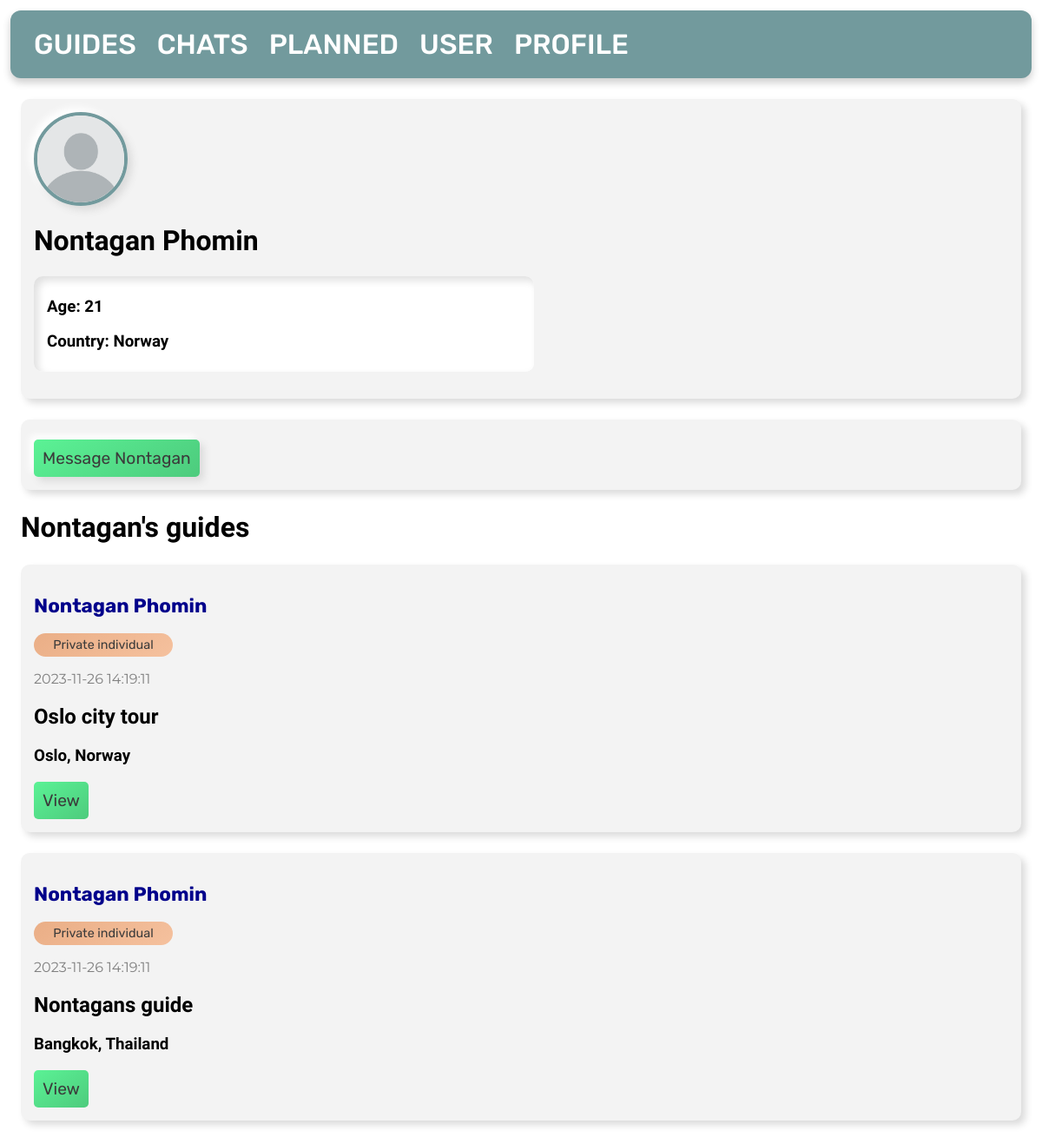
Before: /6/2/profile/ with the older database file.
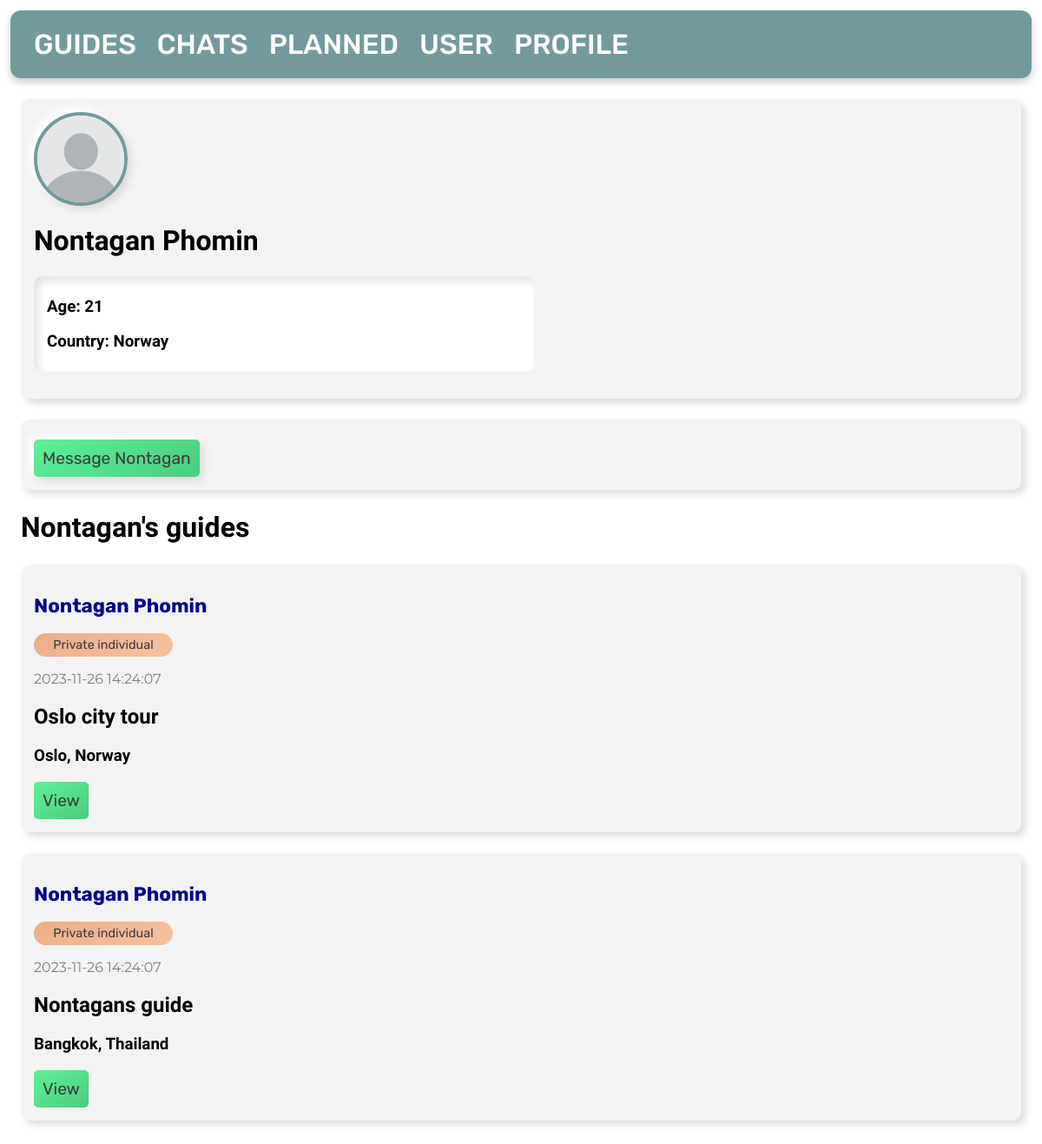
After: the same page with the newer database file.
### tables this page shows
CREATE TABLE posts
(
    id       INTEGER PRIMARY KEY AUTOINCREMENT,
    byUser   INTEGER,
    created  TIMESTAMP NOT NULL DEFAULT CURRENT_TIMESTAMP,
    title    TEXT      NOT NULL,
    content  TEXT      NOT NULL,
    country  TEXT      NOT NULL,
    city     TEXT      NOT NULL,
    language TEXT,
    price    INTEGER   NOT NULL,
    type     TEXT,
    FOREIGN KEY (byUser) REFERENCES user (id)
);

CREATE TABLE user
(
    id        INTEGER PRIMARY KEY AUTOINCREMENT,
    firstname TEXT NOT NULL,
    lastname  TEXT NOT NULL,
    age       INTEGER,
    country   TEXT
);

### app.py (the view)
@app.route('/<int:id>/<int:u>/profile/', methods=('GET', 'POST'))
def viewProfile(id, u):
    db = get_db_connection()
    global user_id
    user = db.execute('SELECT * FROM posts, user WHERE posts.id = ? AND user.id = posts.byUser OR user.id = ?',
                      (id, u,)).fetchone()
    posts = db.execute('SELECT * FROM posts, user WHERE user.id = ? AND posts.byUser = user.id ORDER BY posts.id DESC',
                       (u,)).fetchall()
    image = db.execute('SELECT * FROM images WHERE images.user = ? ORDER BY id DESC LIMIT 1', (u,)).fetchone()
    if request.method == 'POST':
        db.execute('INSERT INTO chat (user1, user2) VALUES (?, ?)',
                   (user_id, u))
        db.commit()
        db.close()
        return redirect(url_for('chat'))
    return render_template('view-profile.html', user=user, posts=posts, image=image)

### app.py (called while the page is built)
def get_db_connection():
    db = sqlite3.connect('database.db')
    db.row_factory = sqlite3.Row
    return db

### templates/view-profile.html
{% extends 'base.html' %}
{% block content %}
    <div class='post'>
        <object class="pp" data="{{ url_for('static', filename=image['img']) }}">
            <img src="{{ url_for('static', filename='placeholder.png') }}" alt="profile picture">
        </object>
        <h1>{{ user['firstname'] }} {{ user['lastname'] }}</h1>
        <div id="textsec">
            <h3>Age: {{ user['age'] }}</h3>
            <h3>Country: {{ user['country'] }}</h3>
        </div>
    </div>
    <div class="post">
        <form method="post">
            <button id="button" type="submit">Message {{ user['firstname'] }}</button>
        </form>
    </div>
    <h1 id="title">{{ user['firstname'] }}'s guides</h1>
    {% for post in posts %}
        <div class='post'>
            <h3>
                <a id="profile"
                   href="{{ url_for('viewProfile', id=post['id'], u=post['byUser']) }}">{{ post['firstname'] }} {{ post['lastname'] }}</a>
            </h3>
            <p id="type">{{ post['type'] }}</p>
            <p id="date">{{ post['created'] }}</p>
            <h2>{{ post['title'] }}</h2>
            <h3>{{ post['city'] }}, {{ post['country'] }}</h3>
            <a href="{{ url_for('view', id=post['id']) }}">View</a>
        </div>
    {% endfor %}
{% endblock %}

Changed rows visible on the page:
changed posts "Oslo city tour": created "2023-11-26 14:19:11" → "2023-11-26 14:24:07"
changed posts "Nontagans guide": created "2023-11-26 14:19:11" → "2023-11-26 14:24:07"
